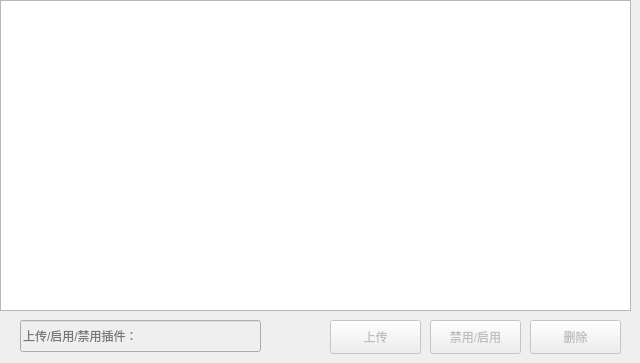
     <widget class="QWidget" name="tab_3">
      <attribute name="title">
       <string>Dll插件</string>
      </attribute>
      <widget class="QPushButton" name="plugin_dll_set_button">
       <property name="enabled">
        <bool>false</bool>
       </property>
       <property name="geometry">
        <rect>
         <x>430</x>
         <y>320</y>
         <width>91</width>
         <height>34</height>
        </rect>
       </property>
       <property name="text">
        <string>禁用/启用</string>
       </property>
      </widget>
      <widget class="QPushButton" name="plugin_dll_del_button">
       <property name="enabled">
        <bool>false</bool>
       </property>
       <property name="geometry">
        <rect>
         <x>530</x>
         <y>320</y>
         <width>91</width>
         <height>34</height>
        </rect>
       </property>
       <property name="text">
        <string>删除</string>
       </property>
      </widget>
      <widget class="QTableWidget" name="plugin_dll_list">
       <property name="geometry">
        <rect>
         <x>0</x>
         <y>0</y>
         <width>631</width>
         <height>311</height>
        </rect>
       </property>
       <property name="editTriggers">
        <set>QAbstractItemView::DoubleClicked|QAbstractItemView::EditKeyPressed|QAbstractItemView::SelectedClicked</set>
       </property>
      </widget>
      <widget class="QLineEdit" name="plugin_dll_upload_edit">
       <property name="enabled">
        <bool>false</bool>
       </property>
       <property name="geometry">
        <rect>
         <x>20</x>
         <y>320</y>
         <width>241</width>
         <height>32</height>
        </rect>
       </property>
       <property name="text">
        <string/>
       </property>
       <property name="placeholderText">
        <string>上传/启用/禁用插件：</string>
       </property>
      </widget>
      <widget class="QPushButton" name="plugin_dll_upload_button">
       <property name="enabled">
        <bool>false</bool>
       </property>
       <property name="geometry">
        <rect>
         <x>330</x>
         <y>320</y>
         <width>91</width>
         <height>34</height>
        </rect>
       </property>
       <property name="text">
        <string>上传</string>
       </property>
      </widget>
     </widget>
